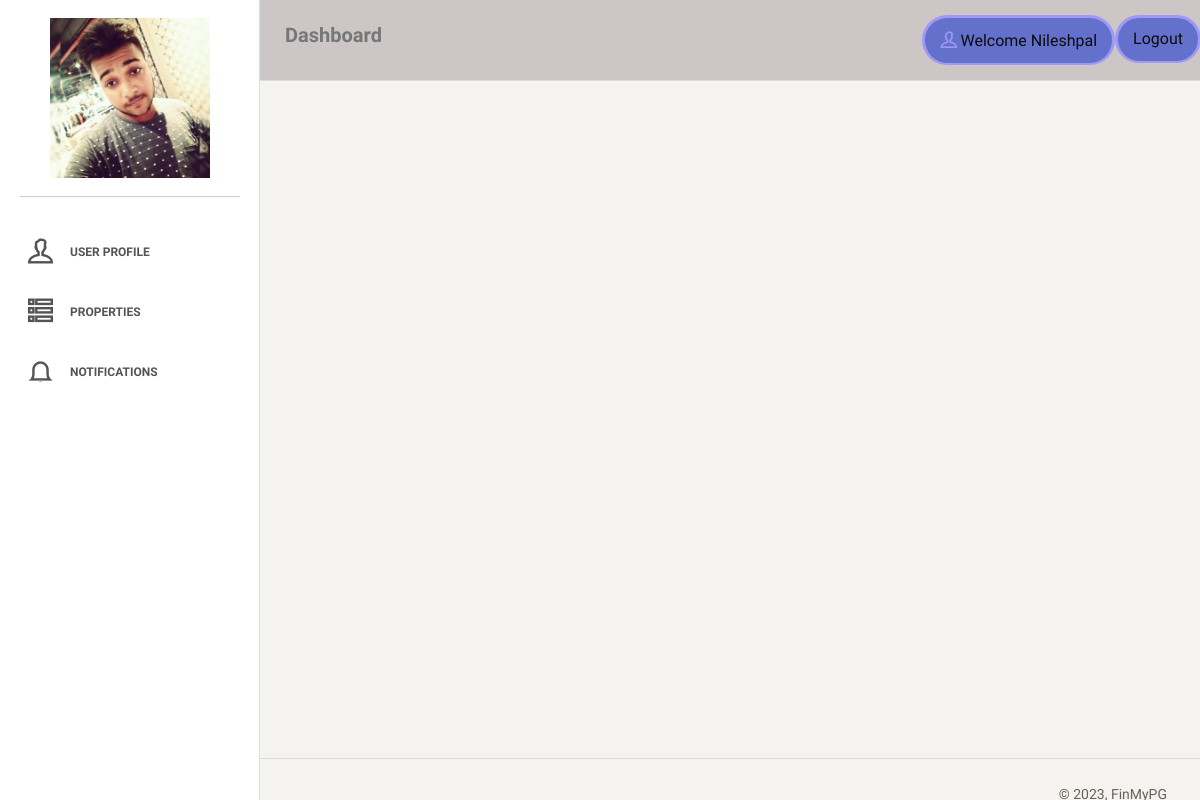
Screenshot of /owner/ (signed in) with the database file from the repository.
### main/models.py (models this page shows, shortened)
class Owner(models.Model):
    loginid=models.ForeignKey(Login,on_delete=models.CASCADE)
    name=models.CharField(max_length=30)
    address=models.CharField(max_length=30)
    phone=models.IntegerField()
    email=models.EmailField(max_length=30)
    photo=models.FileField()

class Login(models.Model):
    username=models.CharField(max_length=30)
    password=models.CharField(max_length=30)
    logintype=models.CharField(max_length=30)

### owner/views.py (the view)
# urls.py: path(r'owner/', owner.index),
def index(request):
	loginid=request.session.get('loginid')
	if(loginid):
		data={}
		data['username']=Login.objects.get(pk=loginid).username
		data['profile']=Owner.objects.get(loginid=loginid)
		return render(request,'owner/index.html',data)
	else:
		return redirect('/owner/login')

### owner/templates/owner/index.html (shortened to what this page needs)
{% extends 'owner/base.html' %}
{% block main %}
        <div class="content">
        </div>
{% endblock %}

### owner/templates/owner/base.html (shortened to what this page needs)
{% load static %}
<!doctype html>
<html lang="en">
<head>
    <link href="{% static 'owner/css/bootstrap.min.css' %}" rel="stylesheet" />
    <link href="{% static 'owner/css/animate.min.css' %}" rel="stylesheet"/>
    <link href="{% static 'owner/css/paper-dashboard.css' %}" rel="stylesheet"/>
    <link href="{% static 'owner/css/demo.css' %}" rel="stylesheet" />
    <link href="http://maxcdn.bootstrapcdn.com/font-awesome/latest/css/font-awesome.min.css" rel="stylesheet">
    <link href="{% static 'owner/css/themify-icons.css' %}" rel="stylesheet">
</head>
<body>
<div class="wrapper">
    <div class="sidebar" data-background-color="white" data-active-color="danger">
    	<div class="sidebar-wrapper">
            <div class="logo" style="text-align: center;">
                <img src="/images/{{profile.photo}}" style="width:160px;height: 160px;" data-toggle="modal" data-target="#myModal">
            </div>
            <ul class="nav">
                <li>
                    <a class="{% if request.path == '/owner/profile/' %} active {% endif %}" href="/owner/profile/">
                        <i class="ti-user"></i>
                        <p>User Profile</p>
                    </a>
                </li>
                <li>
                    <a class="{% if request.path == '/owner/pgs/' %} active {% endif %}" href="/owner/pgs/">
                        <i class="ti-view-list-alt"></i>
                        <p>Properties</p>
                    </a>
                </li>
                <li>
                    <a class="{% if request.path == '/owner/notifications/' %} active {% endif %}" href="/owner/notifications/">
                        <i class="ti-bell"></i>
                        <p>Notifications</p>
                    </a>
                </li>
            </ul>
    	</div>
    </div>
    <div class="main-panel">
        <nav class="navbar navbar-default">
            <div class="container-fluid">
                <div class="navbar-header">
                    <a class="navbar-brand" href="#">Dashboard</a>
                </div>
                <div class="collapse navbar-collapse">
                    <ul class="nav navbar-nav navbar-right">
                        <li>
                            <a href="#" class="dropdown-toggle" data-toggle="dropdown">
                                <i class="ti-user"></i>
                                <p style="text-transform: capitalize;">Welcome {{username}}</p>
                            </a>
                        </li>
                        <li>
                            <a href="/owner/logout/">
                                <p>Logout</p>
                            </a>
                        </li>
                    </ul>
                </div>
            </div>
        </nav>
    {% block main %}
    {% endblock %}
        <footer class="footer">
            <div class="container-fluid">
                <div class="copyright pull-right">
                    &copy; <script>document.write(new Date().getFullYear())</script>, FinMyPG
                </div>
            </div>
        </footer>
    </div>
</div>
</body>
</html>

### rows the page displays
Owner: photo (picture)
Login: username "Nileshpal"
